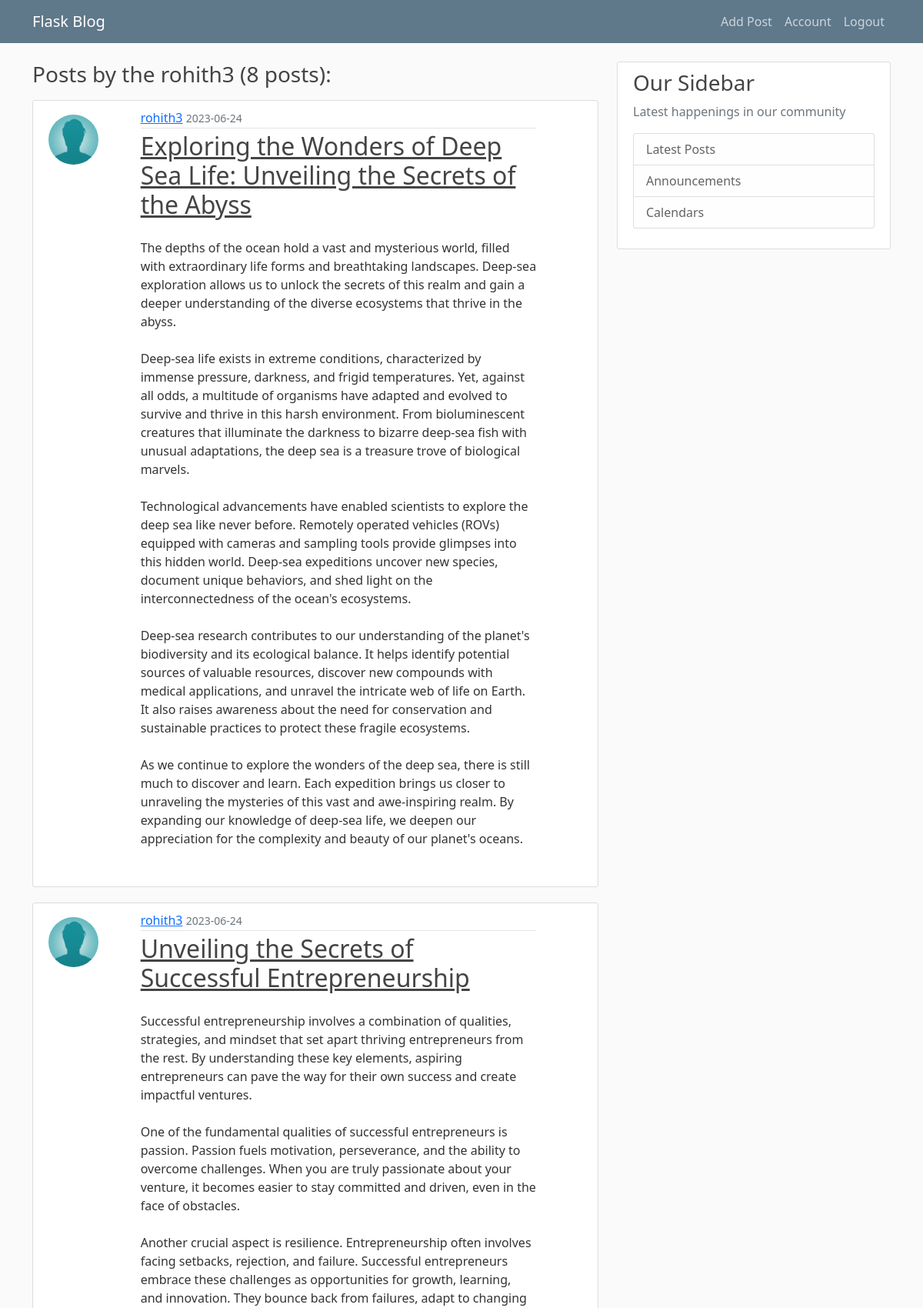
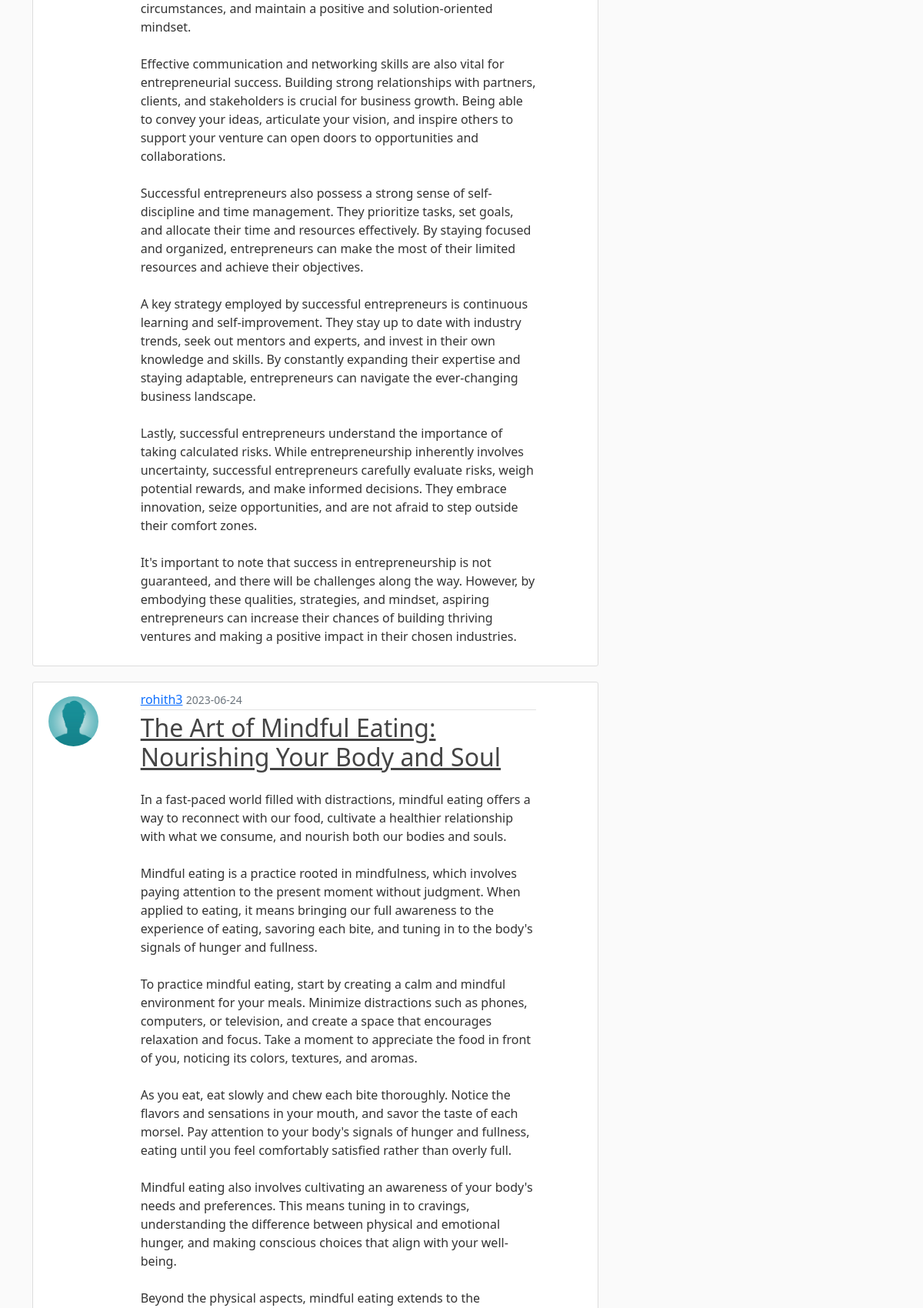
Screenshot of /user/rohith3?page=2 (signed in, upper part) with the database file from the repository (2 pictures, top to bottom).
### on_blog/models.py (models this page shows, shortened)
class User(db.Model, UserMixin):
    id = db.Column(db.Integer, primary_key=True)
    username = db.Column(db.String(20), unique=True, nullable=False)
    email = db.Column(db.String(100), unique=True, nullable=False)
    image_file = db.Column(db.String(20), nullable=False, default='default.jpeg')
    password = db.Column(db.String(60), nullable = False)
    posts = db.relationship("Post", backref = "author", lazy = True)

class Post(db.Model):
    id = db.Column(db.Integer, primary_key=True)
    title = db.Column(db.String(100), nullable=False)
    time = db.Column(db.DateTime, nullable = False, default = datetime.utcnow)
    content = db.Column(db.Text, nullable = False)
    user_id = db.Column(db.Integer, db.ForeignKey('user.id'), nullable = False)

### on_blog/posts/routes.py (the view)
@posts.route("/user/<string:username>")
@login_required
def user_posts(username):
    page_no = request.args.get('page', default=1, type=int)
    user = User.query.filter_by(username=username).first_or_404()
    posts = Post.query.filter_by(author=user).order_by(Post.time.desc()).paginate(per_page=5, page=page_no)
    return render_template("user_posts.html", posts=posts, title="User Posts", user=user)

### on_blog/models.py (called while the page is built)
@login_manager.user_loader
def load_user(user_id):
    return User.query.get(int(user_id))

### on_blog/templates/user_posts.html (shortened to what this page needs)
{% extends "layout.html" %}
{% block content %}
<h3 class="mb-3">Posts by the {{user.username}} ({{posts.total}} posts): </h3>
{% for post in posts.items %}
<article class="content-section">
    <div class="row">
        <div class='col-sm-4 col-lg-2'>
            <img class="rounded-circle article-img align-items-start mt-2"
                 src="{{ url_for('static', filename='profile_pics/' + post.author.image_file) }}">
        </div>
        <div class='col-sm-8 col-lg-9'>
            <div class="media-body">
                <div class="article-metadata">
                    <a class="mr-2" href="{{url_for('posts.user_posts', username=post.author.username)}}">{{ post.author.username }}</a>
                    <small class="text-muted">{{ post.time.strftime('%Y-%m-%d') }}</small>
                </div>
                <h2><a class="article-title" href="{{url_for('posts.post', post_id = post.id)}}">{{ post.title }}</a></h2>
                <p class="article-content mt-4 ">{{ post.content }}</p>
            </div>
        </div>
    </div>
</article>
{% endfor %}
{% endblock content %}

### on_blog/static/main.css (style rules this page uses)
body { background: #fafafa; color: #333333; margin-top: 5rem; }
h1, h2, h3, h4, h5, h6 { color: #444444; }
.content-section { background: #ffffff; padding: 10px 20px; border: 1px solid #dddddd; border-radius: 3px; margin-bottom: 20px; }
.article-title { color: #444444; }
.article-content { white-space: pre-line; }
.article-img { height: 65px; width: 65px; margin-right: 16px; }
.article-metadata { padding-bottom: 1px; margin-bottom: 4px; border-bottom: 1px solid #e3e3e3 }

### rows the page displays
User: username "rohith3"
Post: image_file (placeholder picture), author.username "rohith3", time "2023-06-24", title "Exploring the Wonders of Deep Sea Life: Unveiling the Secrets of the Abyss", content "The depths of the ocean hold a vast and mysterious world, filled with extraordinary life forms and breathtaking landscapes. Deep-sea exploration allows us to unlock the secrets of this realm and gain a deeper understanding of the diverse ecosystems that thrive in the abyss. Deep-sea life exists in extreme conditions, characterized by immense pressure, darkness, and frigid temperatures. Yet, against all odds, a multitude of organisms have adapted and evolved to survive and thrive in this harsh environment. From bioluminescent creatures that illuminate the darkness to bizarre deep-sea fish with unusual adaptations, the deep sea is a treasure trove of biological marvels. Technological…"
Post: image_file (placeholder picture), author.username "rohith3", time "2023-06-24", title "Unveiling the Secrets of Successful Entrepreneurship", content "Successful entrepreneurship involves a combination of qualities, strategies, and mindset that set apart thriving entrepreneurs from the rest. By understanding these key elements, aspiring entrepreneurs can pave the way for their own success and create impactful ventures. One of the fundamental qualities of successful entrepreneurs is passion. Passion fuels motivation, perseverance, and the ability to overcome challenges. When you are truly passionate about your venture, it becomes easier to stay committed and driven, even in the face of obstacles. Another crucial aspect is resilience. Entrepreneurship often involves facing setbacks, rejection, and failure. Successful entrepreneurs embrace…"
Post: image_file (placeholder picture), author.username "rohith3", time "2023-06-24", title "The Art of Mindful Eating: Nourishing Your Body and Soul"

### other values shown
{{ posts.total }} "8"
